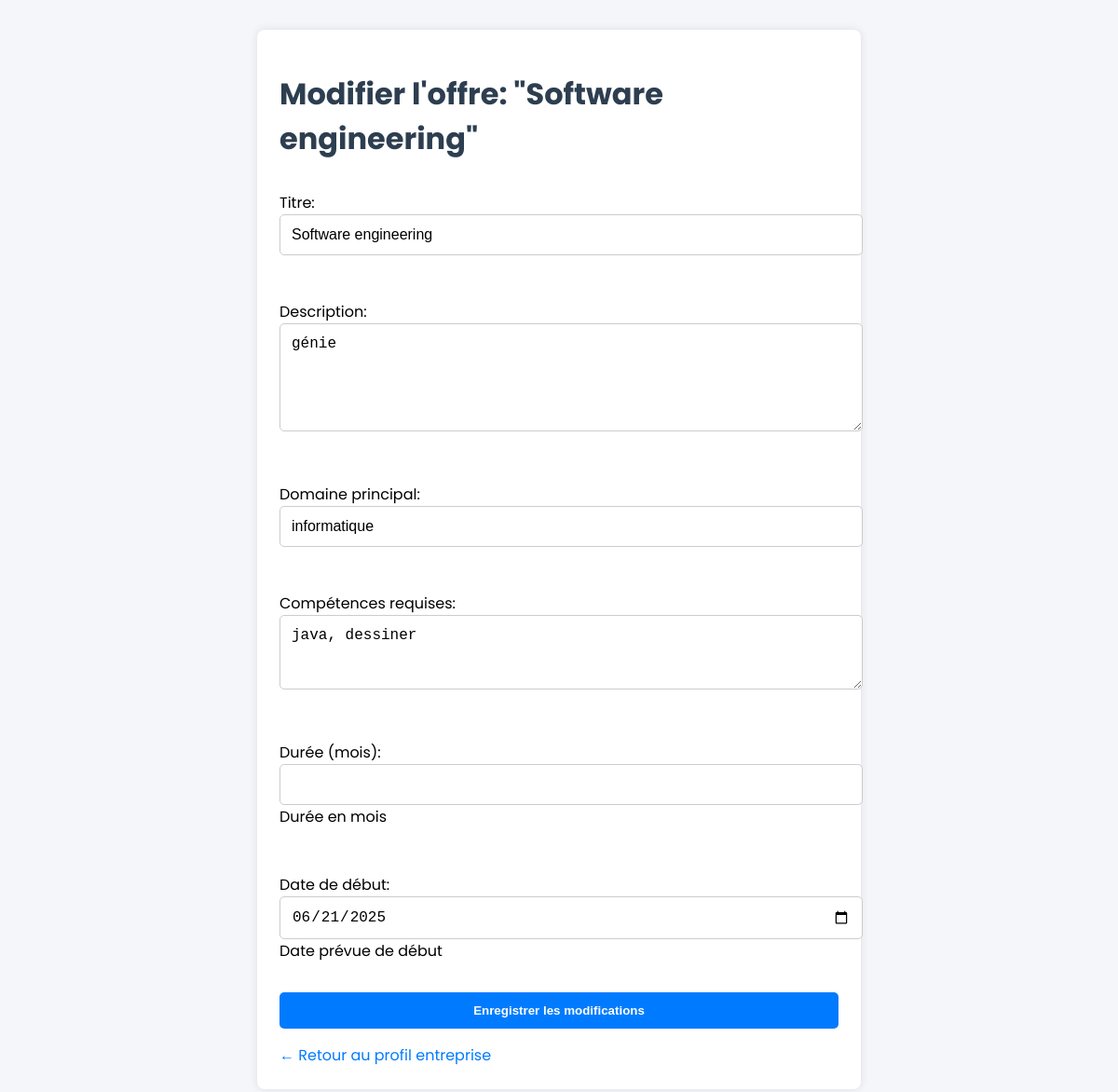
The app's page /offre/21/modifier/ (signed in) with its own data.
### stages/models.py (models this page shows, shortened)
class OffreDeStage(models.Model):
    TYPE_STAGE_CHOICES = [
        ('obligatoire', 'Stage obligatoire'),
        ('facultatif', 'Stage facultatif'),
        ('alternance', 'Contrat d\'alternance'),
    ]
    titre = models.CharField(max_length=100)
    description = models.TextField()
    domaine = models.CharField(max_length=100)
    competences_requises = models.TextField(blank=True)
    entreprise = models.ForeignKey(Entreprise, on_delete=models.CASCADE)
    date_publication = models.DateTimeField(auto_now_add=True)
    duree = models.PositiveIntegerField(help_text="Durée en mois", null=True, blank=True)
    date_debut = models.DateField(help_text="Date prévue de début", null=True, blank=True)
    type_stage = models.CharField(max_length=20, choices=TYPE_STAGE_CHOICES, default='obligatoire')
    gratification = models.DecimalField(max_digits=10, decimal_places=2, null=True, blank=True)
    nombre_places = models.PositiveIntegerField(default=1)
    est_valide = models.BooleanField(default=False)

### stages/views.py (the view)
# urls.py: path('offre/<int:offre_id>/modifier/', modifier_offre, name='modifier_offre'),
@login_required
def modifier_offre(request, offre_id):
    offre = get_object_or_404(OffreDeStage, id=offre_id)
    if not hasattr(request.user, 'entreprise') or offre.entreprise != request.user.entreprise:
        return redirect('profil_entreprise', id=request.user.entreprise.id)
    if request.method == 'POST':
        form = OffreDeStageForm(request.POST, instance=offre)
        if form.is_valid():
            form.save()
            return redirect('profil_entreprise', id=request.user.entreprise.id)
    else:
        form = OffreDeStageForm(instance=offre)
    return render(request, 'stages/modifier_offre.html', {
        'form': form,
        'offre': offre,
    })

### stages/forms.py (shortened to what this page needs)
class OffreDeStageForm(forms.ModelForm):
    class Meta:
        model = OffreDeStage
        fields = ['titre', 'description', 'domaine', 'competences_requises', 'duree', 'date_debut']
        widgets = {
            'description': forms.Textarea(attrs={
                'rows': 5,
                'class': 'form-control',
                'placeholder': _('Décrivez les missions du stage')
            }),
            'competences_requises': forms.Textarea(attrs={
                'rows': 3,
                'class': 'form-control',
                'placeholder': _('Listez les compétences requises, séparées par des virgules')
            }),
            'date_debut': forms.DateInput(attrs={
                'type': 'date',
                'class': 'form-control'
            }),
        }
        labels = {
            'competences_requises': _('Compétences requises'),
            'domaine': _('Domaine principal'),
            'duree': _('Durée (mois)'),
            'date_debut': _('Date de début')
        }

### stages/templates/stages/modifier_offre.html (shortened to what this page needs)
<!DOCTYPE html>
<html lang="fr">
<head>
</head>
<body>
  <div class="container">
    <h1>Modifier l'offre: "{{ offre.titre }}"</h1>
    <form method="post">
      {{ form.as_p }}
      <button type="submit">Enregistrer les modifications</button>
    </form>
    <a href="{% url 'profil_entreprise' %}">&larr; Retour au profil entreprise</a>
  </div>
</body>
</html>

### stages/templates/stages/modifier_offre.html (style rules this page uses)
body { font-family: 'Poppins', sans-serif; background: #f4f6f9; margin: 0; padding: 2rem; }
.container { max-width: 600px; margin: auto; background: white; padding: 1.5rem; border-radius: 8px; box-shadow: 0 0 10px rgba(0,0,0,0.1); }
h1 { margin-bottom: 1rem; color: #2d3e50; }
form { display: flex; flex-direction: column; gap: 1rem; }
input, textarea, select { padding: 0.75rem; border: 1px solid #ccc; border-radius: 5px; font-size: 1rem; width: 100%; }
button { padding: 0.75rem; background: #007BFF; border: none; color: white; font-weight: 600; border-radius: 5px; cursor: pointer; transition: background 0.2s ease; }
a { text-decoration: none; color: #007BFF; margin-top: 1rem; display: inline-block; }

### records on screen
OffreDeStage: titre "Software engineering", description "génie", domaine "informatique", competences_requises "java, dessiner", date_debut "06/21/2025"
